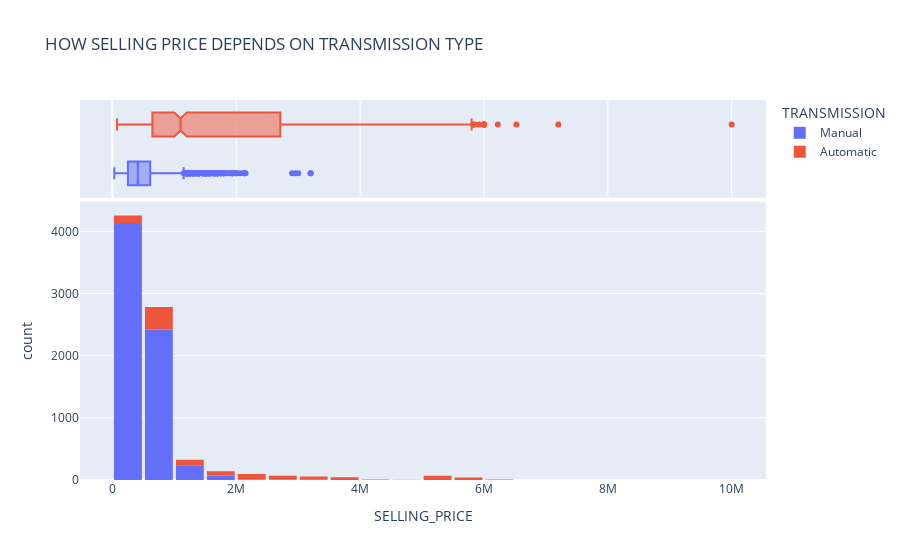

The cell this chart's notebook holds for it:
### Markdown cell above
## Question E ::--

### Code cell
## HOW SELLING PRICE DEPENDS ON TRANSMISSION TYPE
f=px.histogram(car_data_df,
               x='SELLING_PRICE',
               marginal='box',
               nbins=20,
               color='TRANSMISSION',
               title='HOW SELLING PRICE DEPENDS ON TRANSMISSION TYPE')
f.update_layout(bargap=0.1)
f.show();

### Figure 1 — Plotly figure (JSON) as saved in the notebook; plotly's stock layout.template omitted (floating-point values rounded to 4 significant figures; data arrays with more than 128 entries replaced by an {"elided": "..."} marker saying what was removed)
{"data": [{"alignmentgroup": "True", "bingroup": "x", "hovertemplate": "TRANSMISSION=Manual<br>SELLING_PRICE=%{x}<br>count=%{y}<extra></extra>", "legendgroup": "Manual", "marker": {"color": "#636efa", "pattern": {"shape": ""}}, "name": "Manual", "nbinsx": 20, "offsetgroup": "Manual", "orientation": "v", "showlegend": true, "type": "histogram", "x": {"elided": "6865 int values"}, "xaxis": "x", "yaxis": "y"}, {"alignmentgroup": "True", "hovertemplate": "TRANSMISSION=Manual<br>SELLING_PRICE=%{x}<extra></extra>", "legendgroup": "Manual", "marker": {"color": "#636efa"}, "name": "Manual", "notched": true, "offsetgroup": "Manual", "showlegend": false, "type": "box", "x": {"elided": "6865 int values"}, "xaxis": "x2", "yaxis": "y2"}, {"alignmentgroup": "True", "bingroup": "x", "hovertemplate": "TRANSMISSION=Automatic<br>SELLING_PRICE=%{x}<br>count=%{y}<extra></extra>", "legendgroup": "Automatic", "marker": {"color": "#EF553B", "pattern": {"shape": ""}}, "name": "Automatic", "nbinsx": 20, "offsetgroup": "Automatic", "orientation": "v", "showlegend": true, "type": "histogram", "x": {"elided": "1041 int values"}, "xaxis": "x", "yaxis": "y"}, {"alignmentgroup": "True", "hovertemplate": "TRANSMISSION=Automatic<br>SELLING_PRICE=%{x}<extra></extra>", "legendgroup": "Automatic", "marker": {"color": "#EF553B"}, "name": "Automatic", "notched": true, "offsetgroup": "Automatic", "showlegend": false, "type": "box", "x": {"elided": "1041 int values"}, "xaxis": "x2", "yaxis": "y2"}], "layout": {"bargap": 0.1, "barmode": "relative", "legend": {"title": {"text": "TRANSMISSION"}, "tracegroupgap": 0}, "title": {"text": "HOW SELLING PRICE DEPENDS ON TRANSMISSION TYPE"}, "xaxis": {"anchor": "y", "domain": [0, 1], "title": {"text": "SELLING_PRICE"}}, "xaxis2": {"anchor": "y2", "domain": [0, 1], "matches": "x", "showgrid": true, "showticklabels": false}, "yaxis": {"anchor": "x", "domain": [0, 0.7326], "title": {"text": "count"}}, "yaxis2": {"anchor": "x2", "domain": [0.7426, 1], "matches": "y2", "showgrid": false, "showline": false, "showticklabels": false, "ticks": ""}}}
